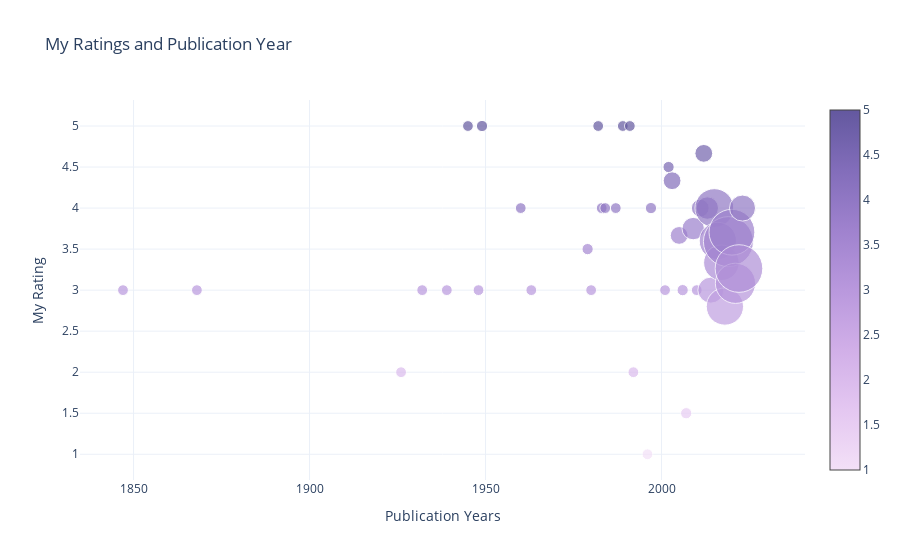

The notebook cell this image was saved under:
### Markdown cell above
# vizualising publication year

### Code cell
from apps.viz import viz_pub_year
fig = viz_pub_year(myreads)
fig.show()

### Figure 1 — Plotly figure (JSON) as saved in the notebook; plotly's stock layout.template omitted (floating-point values rounded to 4 significant figures)
{"data": [{"hoverinfo": "text", "marker": {"color": [3, 3, 2, 3, 3, 5, 3, 5, 4, 3, 3.5, 3, 5, 4, 4, 4, 5, 5, 2, 1, 4, 3, 4.5, 4.333, 3.667, 3, 1.5, 3.75, 3, 4, 4.667, 4, 3, 4, 3.6, 3.333, 2.8, 3.591, 3.706, 3.083, 3.263, 4], "colorscale": [[0, "rgb(243, 224, 247)"], [0.1667, "rgb(228, 199, 241)"], [0.3333, "rgb(209, 175, 232)"], [0.5, "rgb(185, 152, 221)"], [0.6667, "rgb(159, 130, 206)"], [0.8333, "rgb(130, 109, 186)"], [1, "rgb(99, 88, 159)"]], "showscale": true, "size": [1, 1, 1, 1, 1, 1, 1, 1.04, 1, 1, 1.04, 1, 1, 1, 1, 1, 1, 1, 1, 1, 1.04, 1, 1.04, 1.648, 1.648, 1.04, 1.04, 2.079, 1, 1.648, 1.648, 2.079, 2.414, 3.597, 3.454, 3.296, 3.454, 4.637, 4.25, 3.727, 4.417, 2.414], "sizemode": "diameter", "sizeref": 0.09273}, "mode": "markers", "text": ["<span style='font-size: 16px;'>1847</span><br>Jane Eyre - Rating: 3<br>", "<span style='font-size: 16px;'>1868</span><br>Little Women - Rating: 3<br>", "<span style='font-size: 16px;'>1926</span><br>Fiesta: The Sun Also Rises - Rating: 2<br>", "<span style='font-size: 16px;'>1932</span><br>Brave New World - Rating: 3<br>", "<span style='font-size: 16px;'>1939</span><br>And Then There Were None - Rating: 3<br>", "<span style='font-size: 16px;'>1945</span><br>Animal Farm - Rating: 5<br>", "<span style='font-size: 16px;'>1948</span><br>In Cold Blood - Rating: 3<br>", "<span style='font-size: 16px;'>1949</span><br>1984 - Rating: 5<br>Animal Farm / 1984 - Rating: 5<br>", "<span style='font-size: 16px;'>1960</span><br>To Kill a Mockingbird - Rating: 4<br>", "<span style='font-size: 16px;'>1963</span><br>The Bell Jar - Rating: 3<br>", "<span style='font-size: 16px;'>1979</span><br>The Hitchhiker's Guide to the Galaxy (The Hitchhiker's Guide to the Galaxy, #1) - Rating: 3<br>Kindred - Rating: 4<br>", "<span style='font-size: 16px;'>1980</span><br>The Clan of the Cave Bear (Earth's Children, #1) - Rating: 3<br>", "<span style='font-size: 16px;'>1982</span><br>The House of the Spirits - Rating: 5<br>", "<span style='font-size: 16px;'>1983</span><br>The Life and Loves of a She Devil - Rating: 4<br>", "<span style='font-size: 16px;'>1984</span><br>The House on Mango Street - Rating: 4<br>", "<span style='font-size: 16px;'>1987</span><br>Eva Luna - Rating: 4<br>", "<span style='font-size: 16px;'>1989</span><br>Mengele Zoo (Mino-series #1) - Rating: 5<br>", "<span style='font-size: 16px;'>1991</span><br>Wild Swans: Three Daughters of China - Rating: 5<br>", "<span style='font-size: 16px;'>1992</span><br>The Secret History - Rating: 2<br>", "<span style='font-size: 16px;'>1996</span><br>Neverwhere (London Below, #1) - Rating: 1<br>", "<span style='font-size: 16px;'>1997</span><br>Memoirs of a Geisha - Rating: 4<br>The Four Agreements: A Practical Guide to Personal Freedom (A Toltec Wisdom Book) - Rating: 4<br>", "<span style='font-size: 16px;'>2001</span><br>Strange Weather in Tokyo - Rating: 3<br>", "<span style='font-size: 16px;'>2002</span><br>Everything is Illuminated - Rating: 4<br>Kafka on the Shore - Rating: 5<br>", "<span style='font-size: 16px;'>2003</span><br>Monkey Hunting: A Novel (Ballantine Reader's Circle) - Rating: 4<br>The Kite Runner - Rating: 4<br>Shantaram - Rating: 5<br>", "<span style='font-size: 16px;'>2005</span><br>The Book Thief - Rating: 4<br>A Short History of Tractors in Ukrainian - Rating: 4<br>The Devotion of Suspect X (Detective Galileo, #1) - Rating: 3<br>", "<span style='font-size: 16px;'>2006</span><br>The Boy in the Striped Pajamas - Rating: 4<br>Half of a Yellow Sun - Rating: 2<br>", "<span style='font-size: 16px;'>2007</span><br>A Thousand Splendid Suns - Rating: 0<br>The Vegetarian - Rating: 3<br>", "<span style='font-size: 16px;'>2009</span><br>The Help - Rating: 0<br>Island Beneath the Sea - Rating: 5<br>1Q84 (1Q84, #2) - Rating: 5<br>1Q84 Book 1 (1Q84, #1) - Rating: 5<br>", "<span style='font-size: 16px;'>2010</span><br>1Q84 (1Q84, #3) - Rating: 3<br>", "<span style='font-size: 16px;'>2011</span><br>The Little Coffee Shop of Kabul - Rating: 3<br>My Brilliant Friend (The Neapolitan Novels, #1) - Rating: 5<br>Sapiens: A Brief History of Humankind - Rating: 4<br>", "<span style='font-size: 16px;'>2012</span><br>The Travelling Cat Chronicles - Rating: 5<br>The Story of a New Name (The Neapolitan Novels, #2) - Rating: 4<br>Shadow and Bone (The Grisha, #1) - Rating: 5<br>", "<span style='font-size: 16px;'>2013</span><br>Siege and Storm (Grisha Verse, #2) - Rating: 4<br>The Story of My Teeth - Rating: 4<br>Those Who Leave and Those Who Stay (The Neapolitan Novels, #3) - Rating: 4<br>Sweet Bean Paste - Rating: 4<br>", "<span style='font-size: 16px;'>2014</span><br>All the Light We Cannot See - Rating: 3<br>We Were Liars - Rating: 2<br>Ruin and Rising (Shadow and Bone, #3) - Rating: 4<br>Elizabeth is Missing - Rating: 3<br>The Story of the Lost Child (The Neapolitan Novels, #4) - Rating: 3<br>", "<span style='font-size: 16px;'>2015</span><br>The Nightingale - Rating: 5<br>The Sympathizer - Rating: 5<br>A Little Life - Rating: 1<br>Before the Coffee Gets Cold - Rating: 5<br>The Japanese Lover - Rating: 3<br>The Accidental Alchemist (An Accidental Alchemist Mystery, #1) - Rating: 5<br>Homo Deus: A History of Tomorrow - Rating: 4<br>There's No Such Thing as an Easy Job - Rating: 5<br>A Court of Thorns and Roses (A Court of Thorns and Roses, #1) - Rating: 4<br>The Kind Worth Killing (Henry Kimball/Lily Kintner, #1) - Rating: 4<br>Pretty Girls - Rating: 3<br>", "<span style='font-size: 16px;'>2016</span><br>Behold the Dreamers - Rating: 4<br>Homegoing - Rating: 5<br>A Gentleman in Moscow - Rating: 4<br>It Ends with Us (It Ends with Us, #1) - Rating: 2<br>The Masquerading Magician (An Accidental Alchemist Mystery, #2) - Rating: 4<br>One True Loves - Rating: 1<br>Kim Jiyoung, Born 1982 - Rating: 4<br>A Court of Mist and Fury (A Court of Thorns and Roses, #2) - Rating: 3<br>Convenience Store Woman - Rating: 5<br>Beartown (Beartown, #1) - Rating: 4<br>", "<span style='font-size: 16px;'>2017</span><br>Pachinko - Rating: 5<br>The Good Earth (Graphic Adaptation) - Rating: 4<br>Less - Rating: 3<br>Conversations with Friends - Rating: 4<br>Tante Ulrikkes vei - Rating: 0<br>Dødevaskeren - Rating: 4<br>The Elusive Elixir (An Accidental Alchemist Mystery, #3) - Rating: 0<br>The Seven Husbands of Evelyn Hugo - Rating: 5<br>Eleanor Oliphant Is Completely Fine - Rating: 5<br>", "<span style='font-size: 16px;'>2018</span><br>Educated - Rating: 5<br>Dear Mrs. Bird (The Emmy Lake Chronicles, #1) - Rating: 0<br>Normal People - Rating: 2<br>Where the Crawdads Sing - Rating: 3<br>My Year of Rest and Relaxation - Rating: 1<br>My Sister, the Serial Killer - Rating: 4<br>Verity - Rating: 3<br>Fresh Water for Flowers - Rating: 3<br>Jar of Hearts - Rating: 4<br>Before Your Memory Fades (Before the Coffee Gets Cold, #3) - Rating: 3<br>", "<span style='font-size: 16px;'>2019</span><br>Queenie - Rating: 4<br>Girl, Woman, Other - Rating: 4<br>Dominicana - Rating: 3<br>The Beekeeper of Aleppo - Rating: 3<br>The Flatshare - Rating: 2<br>A Long Petal of the Sea - Rating: 5<br>The Unhoneymooners (Unhoneymooners, #1) - Rating: 3<br>The Art of Statistics: How to Learn from Data - Rating: 5<br>The Dutch House - Rating: 3<br>The Lying Life of Adults - Rating: 3<br>Skyggedanseren - Rating: 4<br>The Alchemist's Illusion (An Accidental Alchemist Mystery #4) - Rating: 0<br>Røykteppe (Alexander Blix & Emma Ramm, #2) - Rating: 4<br>Such a Fun Age - Rating: 4<br>Anxious People - Rating: 5<br>Terapeuten - Rating: 4<br>Daisy Jones & The Six - Rating: 5<br>Bunny - Rating: 2<br>The Family Upstairs (The Family Upstairs, #1) - Rating: 4<br>...", "<span style='font-size: 16px;'>2020</span><br>The Switch - Rating: 4<br>The Cat and The City - Rating: 4<br>The Final Game (MCM Investigations #1) - Rating: 4<br>The Vanishing Half - Rating: 4<br>The Mountains Sing - Rating: 5<br>Transcendent Kingdom - Rating: 4<br>The Midnight Library - Rating: 4<br>Piranesi - Rating: 5<br>The Thursday Murder Club (Thursday Murder Club, #1) - Rating: 4<br>Hamnet - Rating: 3<br>How Much of These Hills Is Gold - Rating: 2<br>The Glass Hotel - Rating: 4<br>Ghosts - Rating: 3<br>Djinn Patrol on the Purple Line - Rating: 3<br>Temporary - Rating: 2<br>The Wife Upstairs - Rating: 4<br>The House in the Cerulean Sea - Rating: 4<br>", "<span style='font-size: 16px;'>2021</span><br>We Are All Birds of Uganda - Rating: 4<br>Small Pleasures - Rating: 3<br>Klara and the Sun - Rating: 3<br>The Man Who Died Twice (Thursday Murder Club, #2) - Rating: 3<br>How to Kill Your Family - Rating: 5<br>Malibu Rising - Rating: 4<br>The Island of Missing Trees - Rating: 3<br>The Couple at No. 9 - Rating: 4<br>Stargate - en julefortelling - Rating: 3<br>A Matter of Death and Life - Rating: 2<br>Litt redd, bare - Rating: 0<br>Local Woman Missing - Rating: 3<br>", "<span style='font-size: 16px;'>2022</span><br>Violeta - Rating: 4<br>The Maid (Molly the Maid, #1) - Rating: 4<br>Lessons in Chemistry - Rating: 2<br>One Last Secret - Rating: 2<br>Why Has Nobody Told Me This Before? - Rating: 4<br>I'm Glad My Mom Died - Rating: 4<br>Remarkably Bright Creatures - Rating: 5<br>Tomorrow, and Tomorrow, and Tomorrow - Rating: 4<br>Carrie Soto Is Back - Rating: 4<br>Yinka, Where Is Your Huzband? - Rating: 2<br>Children of Paradise - Rating: 2<br>Wahala - Rating: 4<br>Book Lovers - Rating: 4<br>De uverdige - Rating: 0<br>The Housemaid (The Housemaid, #1) - Rating: 5<br>Hidden Pictures - Rating: 4<br>I'm a Fan - Rating: 2<br>One of Us Is Dead - Rating: 3<br>The Girlfriend - Rating: 3<br>", "<span style='font-size: 16px;'>2023</span><br>Maame - Rating: 4<br>Death of a Bookseller - Rating: 3<br>Conquest - Rating: 3<br>Penance - Rating: 5<br>None of This Is True - Rating: 5<br>"], "type": "scatter", "x": [1847, 1868, 1926, 1932, 1939, 1945, 1948, 1949, 1960, 1963, 1979, 1980, 1982, 1983, 1984, 1987, 1989, 1991, 1992, 1996, 1997, 2001, 2002, 2003, 2005, 2006, 2007, 2009, 2010, 2011, 2012, 2013, 2014, 2015, 2016, 2017, 2018, 2019, 2020, 2021, 2022, 2023], "y": [3, 3, 2, 3, 3, 5, 3, 5, 4, 3, 3.5, 3, 5, 4, 4, 4, 5, 5, 2, 1, 4, 3, 4.5, 4.333, 3.667, 3, 1.5, 3.75, 3, 4, 4.667, 4, 3, 4, 3.6, 3.333, 2.8, 3.591, 3.706, 3.083, 3.263, 4]}], "layout": {"showlegend": false, "title": {"text": "My Ratings and Publication Year"}, "xaxis": {"title": {"text": "Publication Years"}}, "yaxis": {"title": {"text": "My Rating"}}}}
